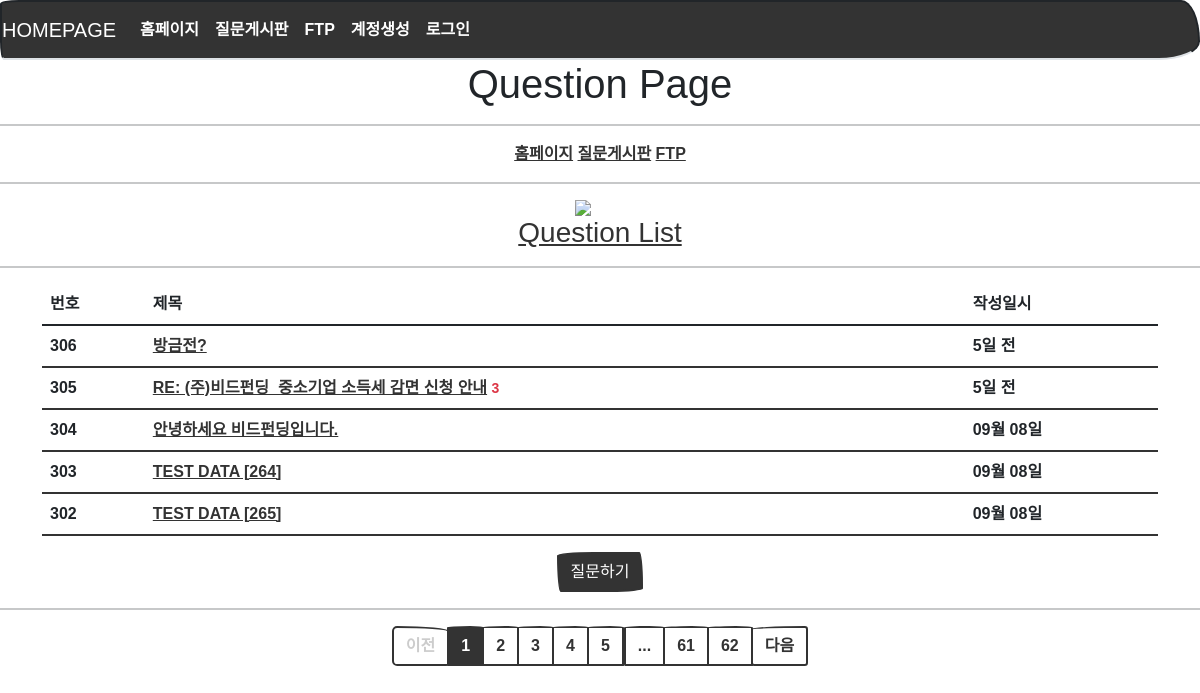
Page /question/list/ on the earlier database version.
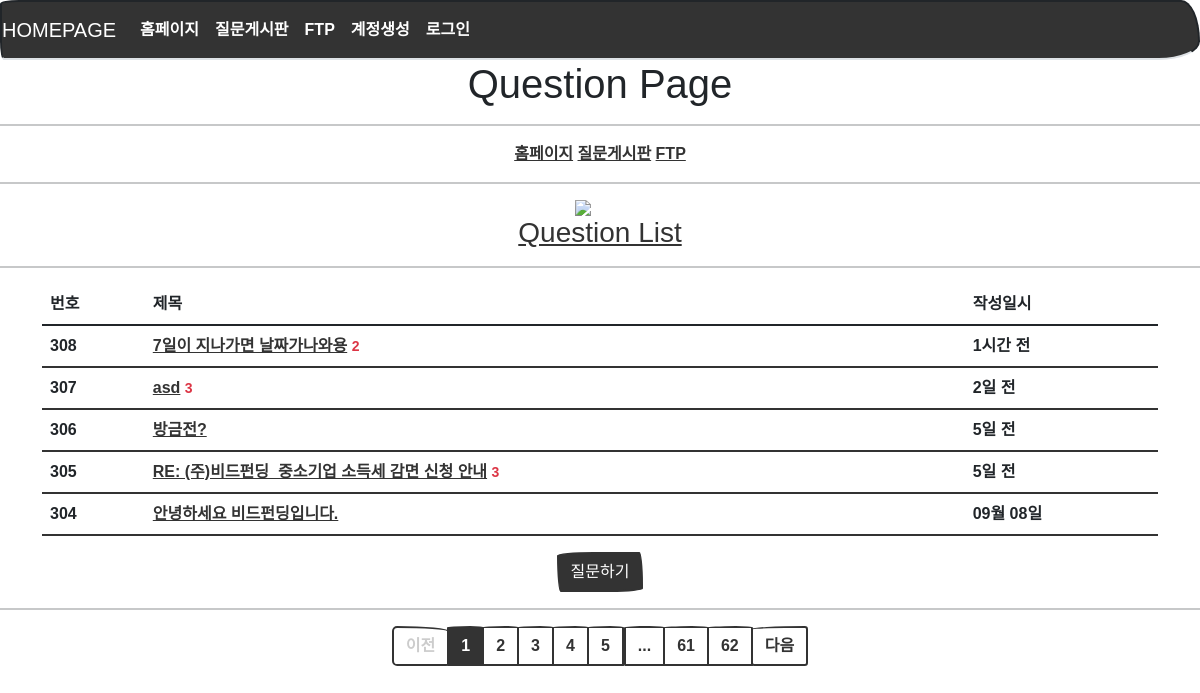
Same page on the later database version.
### models.py (models this page shows)
class Question(db.Model):
    id = db.Column(db.Integer, primary_key=True)
    subject = db.Column(db.String(200), nullable=False)
    content = db.Column(db.Text(), nullable=False)
    create_date = db.Column(db.DateTime(), nullable=False)

### views/question_views.py (the view)
@bp.route('/list/')
def _list():
    page = request.args.get('page', type=int, default=1) # 페이지번호가 없으면 default로 페이지1을 출력한다.
    question_list = Question.query.order_by(Question.create_date.desc())
    question_list = question_list.paginate(page, per_page=5)
    return render_template('question/question_list.html', question_list=question_list)

### filter.py (called while the page is built)
def format_datetime(value, fmt='%m월 %d일'):
    now = datetime.now()
    time = now - value
    if time < timedelta(minutes=1):
        return '방금 전'
    elif time < timedelta(hours=1):
        return str(int(time.seconds / 60)) + '분 전'
    elif time < timedelta(days=1):
        return str(int(time.seconds / 3600)) + '시간 전'
    elif time < timedelta(days=7):
        time = datetime.now().date() - value.date()
        return str(time.days) + '일 전'
    else:
        return value.strftime(fmt)

### templates/question/question_list.html (shortened to what this page needs)
{% extends 'base.html' %}
{% block content %}
<center>
  	    <div>
  	        <h1>Question Page</h1>
  	        <hr width="100%" color="black" />
  	        <center>
  	            <a href="{{url_for('main.home_page')}}">홈페이지</a>
  	            <a href="{{url_for('question._list')}}">질문게시판</a>
  	            <a href="{{url_for('files.main_page')}}">FTP</a>
  	            <hr width="100%" color="black" />
  	            <img src="{{ url_for('static',filename='images/aq.png') }}" width="50" style="margin-left: auto; margin-right: auto; display: block;" />
  	            <h3><a href="{{url_for('question._list')}}">Question List</a></h3>
  	        </center>
  	        <hr width="100%" color="black" />
  	    </div>
  	</center>
  	<center>
  	    <div class="container my-3">
  	        <table class="table">
  	            <thead>
  	                <tr class="thead-dark">
  	                    <th>번호</th>
  	                    <th>제목</th>
  	                    <th>작성일시</th>
  	                </tr>
  	            </thead>
  	            <tbody>
  	                {% if question_list %}
  	                {% for question in question_list.items %}
  	                <tr>
  	                    <td>{{ question_list.total - ((question_list.page-1) * question_list.per_page) - loop.index0 }}</td>
  	                    <td>
  	                        <a href="{{ url_for('question.detail', question_id=question.id) }}">{{ question.subject }}</a>
  	                        {% if question.answer_set|length > 0 %}
  	                        <span class="text-danger small ml-2">{{ question.answer_set|length }}</span>
  	                        {% endif %}
  	                    </td>
  	                    <td>{{ question.create_date|datetime }}</td>
  	                </tr>
  	                {% endfor %}
  	                {% else %}
  	                <tr>
  	                    <td colspan="3">질문이 없습니다.</td>
  	                </tr>
  	                {% endif %}
  	            </tbody>
  	        </table>
  	    </div>
  	    <a href="{{ url_for('question.create') }}" class="btn btn-primary">질문하기</a>
  	    <hr width="100%" color="black" />
  	    <ul class="pagination justify-content-center">
  	        {% if question_list.has_prev %}
  	        <li class="page-item">
  	            <a class="page-link" href="?page={{ question_list.prev_num }}">이전</a>
  	        </li>
  	        {% else %}
  	        <li class="page-item disabled">
  	            <a class="page-link" tabindex="-1" aria-disabled="true" href="#">이전</a>
  	        </li>
  	        {% endif %}
  	        {% for page_num in question_list.iter_pages() %}
  	        {% if page_num %}
  	        {% if page_num != question_list.page %}
  	        <li class="page-item">
  	            <a class="page-link" href="?page={{ page_num }}">{{ page_num }}</a>
  	        </li>
  	        {% else %}
  	        <li class="page-item active" aria-current="page">
  	            <a class="page-link" href="#">{{ page_num }}</a>
  	        </li>
  	        {% endif %}
  	        {% else %}
  	        <li class="disabled">
  	            <a class="page-link" href="#">...</a>
  	        </li>
  	        {% endif %}
  	        {% endfor %}
  	        {% if question_list.has_next %}
  	        <li class="page-item">
  	            <a class="page-link" href="?page={{ question_list.next_num }}">다음</a>
  	        </li>
  	        {% else %}
  	        <li class="page-item disabled">
  	            <a class="page-link" tabindex="-1" aria-disabled="true" href="#">다음</a>
  	        </li>
  	        {% endif %}
  	    </ul>
  	</center>
{% endblock %}

Differences in the rows shown:
no longer on this page (row unchanged): Question: total "303", subject "TEST DATA [264]", create_date "09월 08일"
no longer on this page (row unchanged): Question: total "302", subject "TEST DATA [265]", create_date "09월 08일"
added Question: id "308", subject "7일이 지나가면 날짜가나와용", answer_set|length "2", create_date "1시간 전"
added Question: id "307", subject "asd", answer_set|length "3", create_date "2일 전"
